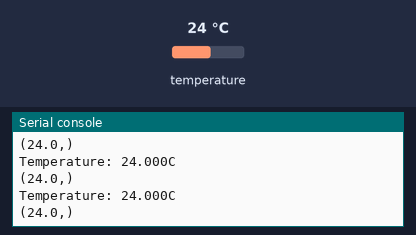
Bench run of a program on a simulated Raspberry Pi Pico running CircuitPython. Parts: the last lines printed to the serial console. The inputs (shaded band) are chosen by the test bench; at power-on: temperature 24 °C.

Above: at 1.2 s.
1.3 s: temperature set to 12 °C
At 1.31 s:
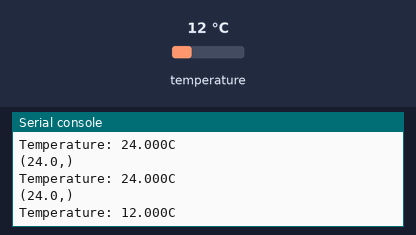
2.8 s: temperature set to 19 °C
At 2.82 s:
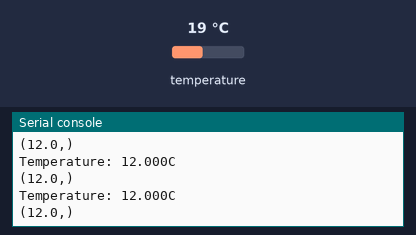
Timing chart, 0 to 5.8 s (numbered marks = the images above; inputs shaded):
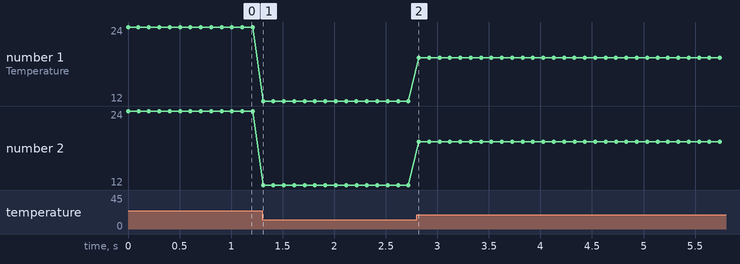

The program:

ds18_multiple.py
```python
# import midi_testing_stuff

# A 4.7Kohm pullup between DATA and POWER is REQUIRED!
import time
import board
from adafruit_onewire.bus import OneWireBus
from adafruit_ds18x20 import DS18X20

# Initialize one-wire bus on board D5.
ow_bus = OneWireBus(board.GP2)
# Scan for sensors and grab them all
devices = ow_bus.scan()
print(devices)
ds18 = [DS18X20(ow_bus, found) for found in devices]

# Main loop to print the temperature every second.
while True:
    temperature = sum(ds.temperature for ds in ds18) / len(ds18)
    print("Temperature: {0:0.3f}C".format(temperature))
    print(tuple(ds.temperature for ds in ds18))
    time.sleep(.1)
```

Measured:
- after the input at 1.3 s, the serial console: prints a new line at once (image 1)
- plotted number 1: 24 → 12 after the input at 1.3 s, 12 → 19 after the input at 2.8 s
- plotted number 2: 24 → 12 after the input at 1.3 s, 12 → 19 after the input at 2.8 s
